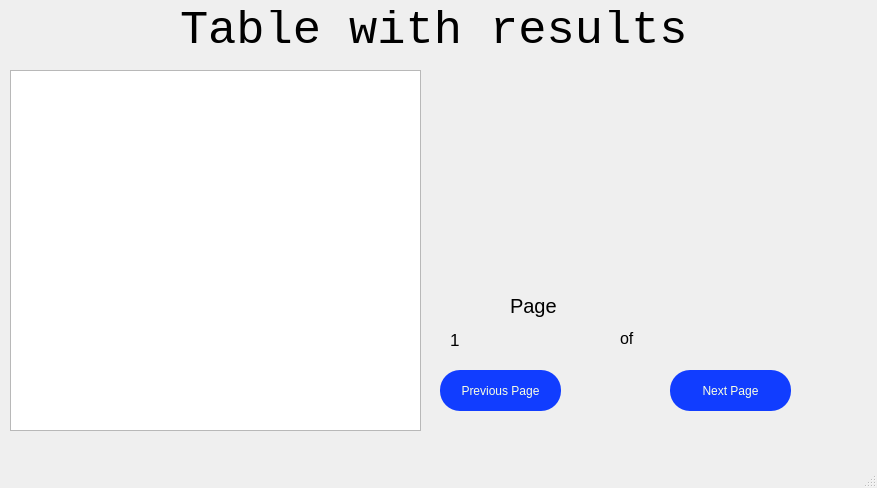
<?xml version="1.0" encoding="UTF-8"?>
<ui version="4.0">
 <class>MainWindow</class>
 <widget class="QMainWindow" name="MainWindow">
  <property name="geometry">
   <rect>
    <x>0</x>
    <y>0</y>
    <width>877</width>
    <height>488</height>
   </rect>
  </property>
  <property name="windowTitle">
   <string>MainWindow</string>
  </property>
  <widget class="QWidget" name="centralwidget">
   <widget class="QTableView" name="dataTable">
    <property name="geometry">
     <rect>
      <x>10</x>
      <y>70</y>
      <width>411</width>
      <height>361</height>
     </rect>
    </property>
   </widget>
   <widget class="QLabel" name="label">
    <property name="geometry">
     <rect>
      <x>180</x>
      <y>10</y>
      <width>611</width>
      <height>41</height>
     </rect>
    </property>
    <property name="font">
     <font>
      <family>Courier New</family>
      <pointsize>35</pointsize>
     </font>
    </property>
    <property name="text">
     <string>Table with results</string>
    </property>
   </widget>
   <widget class="QPushButton" name="nextPageButton">
    <property name="geometry">
     <rect>
      <x>670</x>
      <y>370</y>
      <width>121</width>
      <height>41</height>
     </rect>
    </property>
    <property name="styleSheet">
     <string notr="true">color: rgb(249, 255, 226);
background: rgb(17, 61, 255);
border-radius: 20px;
cursor: pointer;</string>
    </property>
    <property name="text">
     <string>Next Page</string>
    </property>
   </widget>
   <widget class="QPushButton" name="previousPageButton">
    <property name="geometry">
     <rect>
      <x>440</x>
      <y>370</y>
      <width>121</width>
      <height>41</height>
     </rect>
    </property>
    <property name="styleSheet">
     <string notr="true">color: rgb(249, 255, 226);
background: rgb(17, 61, 255);
border-radius: 20px;
cursor: pointer;</string>
    </property>
    <property name="text">
     <string>Previous Page</string>
    </property>
   </widget>
   <widget class="QLabel" name="label_2">
    <property name="geometry">
     <rect>
      <x>510</x>
      <y>290</y>
      <width>71</width>
      <height>31</height>
     </rect>
    </property>
    <property name="font">
     <font>
      <pointsize>15</pointsize>
     </font>
    </property>
    <property name="text">
     <string>Page</string>
    </property>
   </widget>
   <widget class="QLabel" name="currentPage">
    <property name="geometry">
     <rect>
      <x>450</x>
      <y>330</y>
      <width>161</width>
      <height>20</height>
     </rect>
    </property>
    <property name="font">
     <font>
      <pointsize>13</pointsize>
     </font>
    </property>
    <property name="text">
     <string>1</string>
    </property>
   </widget>
   <widget class="QLabel" name="label_4">
    <property name="geometry">
     <rect>
      <x>620</x>
      <y>330</y>
      <width>49</width>
      <height>16</height>
     </rect>
    </property>
    <property name="font">
     <font>
      <pointsize>12</pointsize>
     </font>
    </property>
    <property name="text">
     <string>of</string>
    </property>
   </widget>
   <widget class="QLabel" name="totalPages">
    <property name="geometry">
     <rect>
      <x>650</x>
      <y>330</y>
      <width>231</width>
      <height>16</height>
     </rect>
    </property>
    <property name="font">
     <font>
      <pointsize>12</pointsize>
     </font>
    </property>
    <property name="text">
     <string/>
    </property>
   </widget>
  </widget>
  <widget class="QMenuBar" name="menubar">
   <property name="geometry">
    <rect>
     <x>0</x>
     <y>0</y>
     <width>877</width>
     <height>22</height>
    </rect>
   </property>
  </widget>
  <widget class="QStatusBar" name="statusbar"/>
 </widget>
 <resources/>
 <connections/>
</ui>
